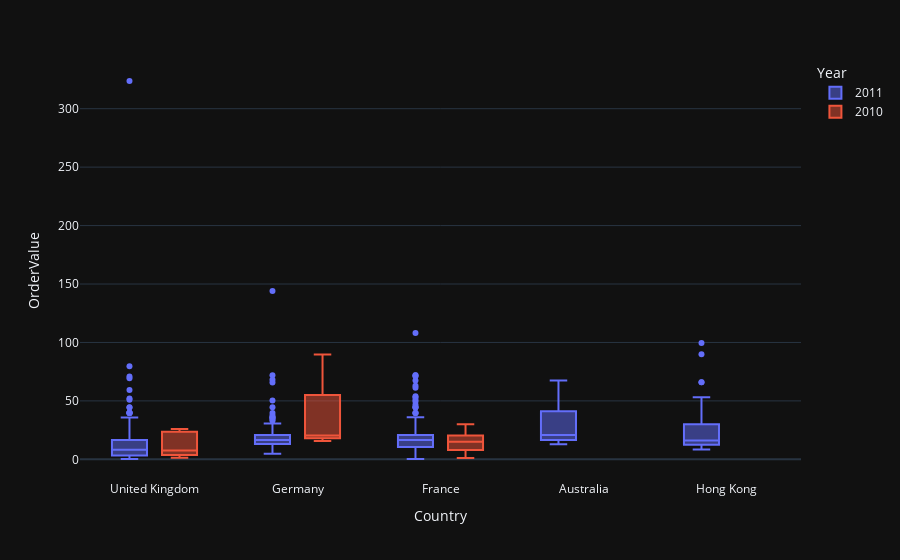

Notebook cell for this chart:
### Code cell
px.box(data_frame=df, x = "Country", y = "OrderValue", color= "Year")

### Figure 1 — Plotly figure (JSON) as saved in the notebook; plotly's stock layout.template omitted (floating-point values rounded to 4 significant figures; data arrays with more than 128 entries replaced by an {"elided": "..."} marker saying what was removed)
{"data": [{"alignmentgroup": "True", "hovertemplate": "Year=2011<br>Country=%{x}<br>OrderValue=%{y}<extra></extra>", "legendgroup": "2011", "marker": {"color": "#636efa"}, "name": "2011", "notched": false, "offsetgroup": "2011", "orientation": "v", "showlegend": true, "type": "box", "x": {"elided": "588 str values"}, "x0": " ", "xaxis": "x", "y": {"elided": "588 float values"}, "y0": " ", "yaxis": "y"}, {"alignmentgroup": "True", "hovertemplate": "Year=2010<br>Country=%{x}<br>OrderValue=%{y}<extra></extra>", "legendgroup": "2010", "marker": {"color": "#EF553B"}, "name": "2010", "notched": false, "offsetgroup": "2010", "orientation": "v", "showlegend": true, "type": "box", "x": ["United Kingdom", "United Kingdom", "United Kingdom", "United Kingdom", "United Kingdom", "United Kingdom", "United Kingdom", "United Kingdom", "United Kingdom", "United Kingdom", "United Kingdom", "United Kingdom", "United Kingdom", "United Kingdom", "United Kingdom", "United Kingdom", "United Kingdom", "United Kingdom", "United Kingdom", "United Kingdom", "United Kingdom", "United Kingdom", "United Kingdom", "United Kingdom", "United Kingdom", "Germany", "Germany", "Germany", "Germany", "France", "France", "France", "France", "France", "France", "France", "France", "France"], "x0": " ", "xaxis": "x", "y": [2.51, 25.5, 4.25, 1.28, 2.95, 25, 23.64, 25.2, 1.7, 8.85, 17, 23.52, 26, 3.75, 25.49, 6.64, 4.95, 2.55, 4.24, 3.32, 13.2, 10.12, 17.7, 4.95, 7.5, 20.4, 15.6, 20.4, 89.7, 30, 15, 2.1, 10.08, 21.9, 18, 1.25, 19.8, 10.2], "y0": " ", "yaxis": "y"}], "layout": {"boxmode": "group", "legend": {"title": {"text": "Year"}, "tracegroupgap": 0}, "margin": {"t": 60}, "xaxis": {"anchor": "y", "domain": [0, 1], "title": {"text": "Country"}}, "yaxis": {"anchor": "x", "domain": [0, 1], "title": {"text": "OrderValue"}}}}
